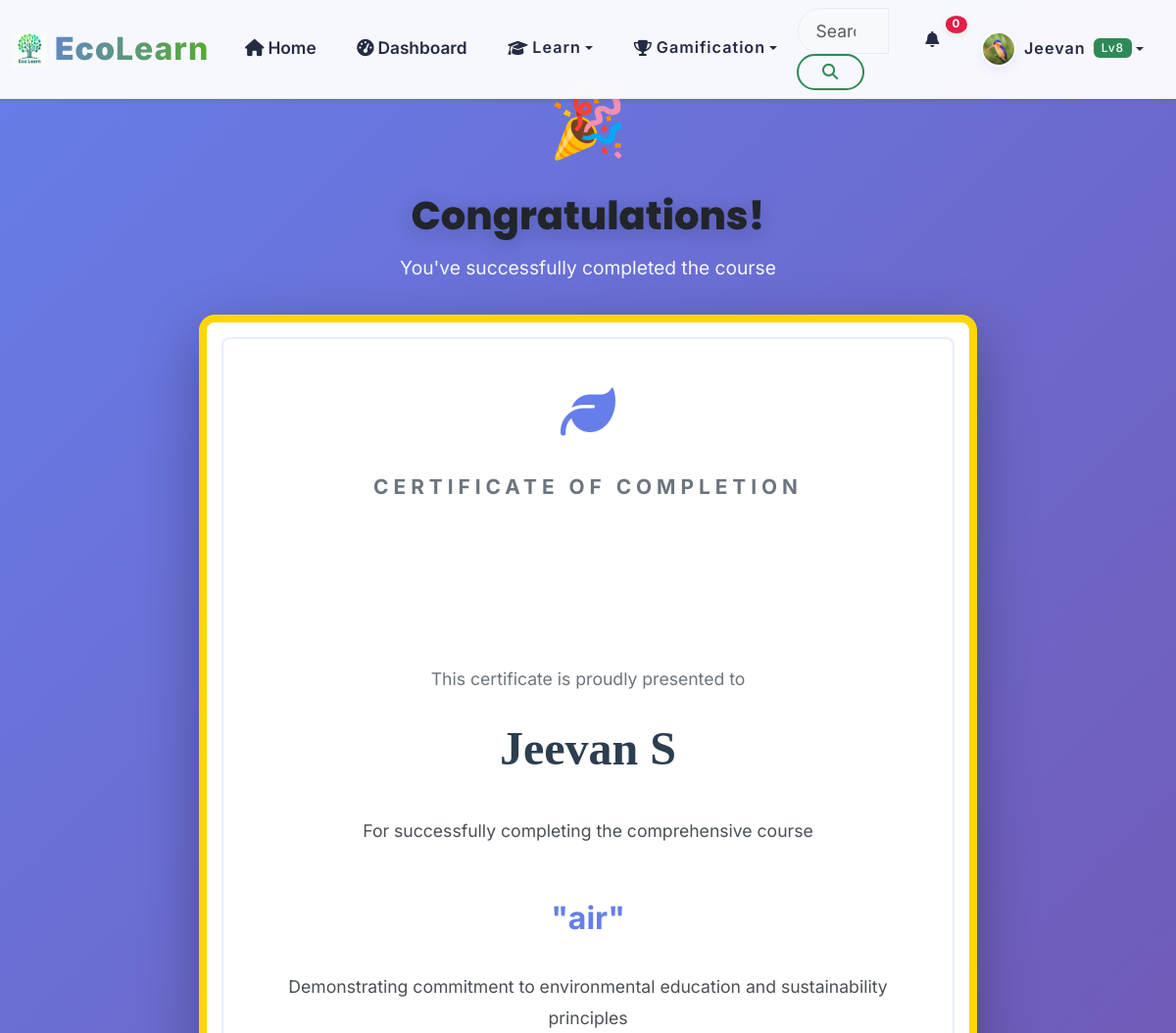
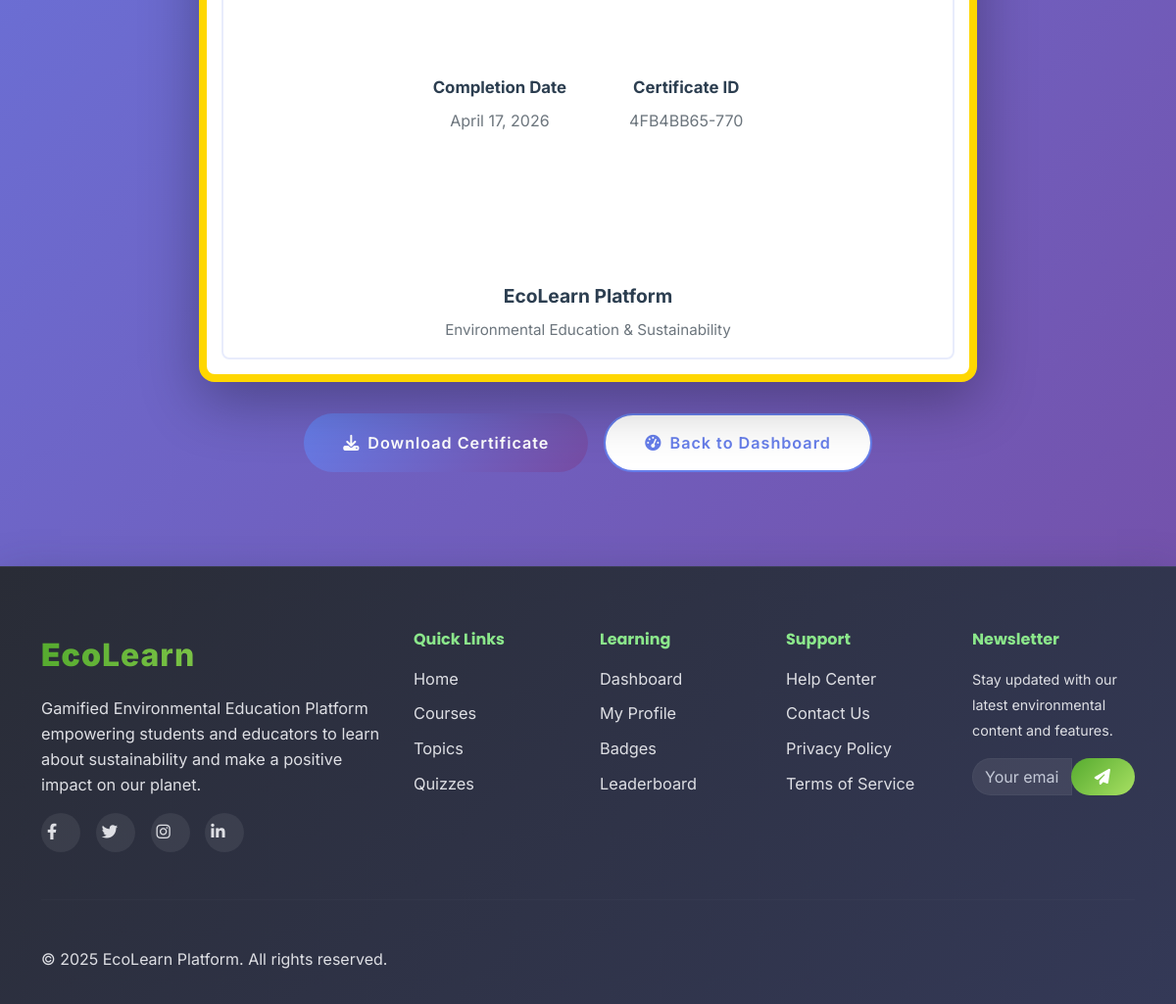
The page /course/air/certificate/ (signed in) on the database its author committed (2 pictures, top to bottom).
### apps/accounts/models.py (models this page shows, shortened)
class User(AbstractUser):
    email = models.EmailField(unique=True)
    first_name = models.CharField(max_length=30)
    last_name = models.CharField(max_length=30)
    USER_TYPES = (
        ('student', 'Student'),
        ('teacher', 'Teacher'),
        ('admin', 'Administrator'),
    )
    user_type = models.CharField(max_length=20, choices=USER_TYPES, default='student')
    institution = models.CharField(max_length=100, blank=True)
    grade_level = models.CharField(max_length=20, blank=True)
    student_id = models.CharField(max_length=100, blank=True)  # NEW
    avatar = models.ImageField(upload_to='avatars/', blank=True, null=True)
    bio = models.TextField(max_length=500, blank=True)
    date_of_birth = models.DateField(blank=True, null=True)
    phone = models.CharField(max_length=20, blank=True)  # NEW
    total_points = models.IntegerField(default=0)
    level = models.IntegerField(default=1)
    experience_points = models.IntegerField(default=0)
    last_login_streak = models.IntegerField(default=0)
    total_lessons_completed = models.IntegerField(default=0)
    total_quizzes_taken = models.IntegerField(default=0)
    preferred_language = models.CharField(max_length=10, default='en')
    notifications_enabled = models.BooleanField(default=True)
    email_notifications = models.BooleanField(default=False)
    show_on_leaderboard = models.BooleanField(default=True)
    learning_style = models.CharField(max_length=50, blank=True)
    created_at = models.DateTimeField(auto_now_add=True)
    updated_at = models.DateTimeField(auto_now=True)
    is_verified = models.BooleanField(default=False)
    USERNAME_FIELD = 'email'
    REQUIRED_FIELDS = ['username', 'first_name', 'last_name']
    class Meta:
        db_table = 'users'
        verbose_name = 'User'
        verbose_name_plural = 'Users'

### apps/core/models.py (models this page shows, shortened)
class Course(models.Model):
    title = models.CharField(max_length=200)
    slug = models.SlugField(unique=True, blank=True)
    description = models.TextField()
    duration = models.PositiveIntegerField(help_text="Duration in minutes")
    completion_points = models.PositiveIntegerField(default=150, help_text="Points awarded for completing this course")
    thumbnail = models.ImageField(upload_to='course_thumbnails/', blank=True, null=True)
    topic = models.ForeignKey(Topic, on_delete=models.CASCADE, related_name='courses', null=True, blank=True)
    created_at = models.DateTimeField(auto_now_add=True)
    class Meta:
        ordering = ['-created_at']

class Certificate(models.Model):
    user = models.ForeignKey(User, on_delete=models.CASCADE, related_name='certificates')
    course = models.ForeignKey(Course, on_delete=models.CASCADE)
    issued_at = models.DateTimeField(auto_now_add=True)
    certificate_id = models.CharField(max_length=50, unique=True)
    class Meta:
        ordering = ['-issued_at']

### apps/core/views.py (the view)
# urls.py: path('course/<slug:slug>/certificate/', views.course_certificate, name='course_certificate'),  # For course details
@login_required
def course_certificate(request, slug):
    course = get_object_or_404(Course, slug=slug)
    certificate = get_object_or_404(Certificate, user=request.user, course=course)
    context = {
        'course': course,
        'certificate': certificate,
    }
    return render(request, 'core/certificate.html', context)

### apps/accounts/context_processors.py (called while the page is built)
def user_gamification(request):
    if request.user.is_authenticated:
        if getattr(request.user, 'user_type', None) != 'student':
            return {
                'user_level': 0,
                'user_points': 0,
                'user_badges': 0,
            }
        try:
            progress = UserProgress.objects.get(user=request.user)
            level = progress.get_level()
            points = progress.total_points
            badges = request.user.earned_badges.count() if hasattr(request.user, 'earned_badges') else 0
        except UserProgress.DoesNotExist:
            level = 1
            points = 0
            badges = 0
    else:
        level = 0
        points = 0
        badges = 0
    return {
        'user_level': level,
        'user_points': points,
        'user_badges': badges,
    }

### apps/gamification/models.py (called while the page is built)
    def get_level(self):
        pts = self.total_points
        for i, threshold in enumerate(self.LEVEL_THRESHOLDS):
            if pts < threshold:
                return i
        return len(self.LEVEL_THRESHOLDS)

### templates/core/certificate.html (shortened to what this page needs)
{% extends 'base.html' %}
{% load static %}
{% block body_class %}certificate-page{% endblock %}
{% block content %}
<div class="certificate-wrapper">
    <div>
        <div class="celebration-header">
            <div class="celebration-icon">🎉</div>
            <h1 class="celebration-title">Congratulations!</h1>
            <p class="celebration-subtitle">You've successfully completed the course</p>
        </div>
        <div class="certificate-card">
            <div class="certificate-header">
                <div class="certificate-logo">
                    <i class="fas fa-leaf"></i>
                </div>
                <div class="certificate-type">Certificate of Completion</div>
            </div>
            <div class="certificate-body">
                <div class="certificate-recipient">This certificate is proudly presented to</div>
                <div class="certificate-name">{{ user.get_full_name|default:user.username }}</div>
                <div class="certificate-text">
                    For successfully completing the comprehensive course
                </div>
                <div class="certificate-course">"{{ course.title }}"</div>
                <div class="certificate-text">
                    Demonstrating commitment to environmental education and sustainability principles
                </div>
                <div class="certificate-info">
                    <div class="info-block">
                        <div class="info-label">Completion Date</div>
                        <div class="info-value">{{ certificate.issued_at|date:"F d, Y" }}</div>
                    </div>
                    {% if certificate.certificate_id %}
                    <div class="info-block">
                        <div class="info-label">Certificate ID</div>
                        <div class="info-value">{{ certificate.certificate_id }}</div>
                    </div>
                    {% endif %}
                </div>
            </div>
            <div class="certificate-footer">
                <div class="platform-name">EcoLearn Platform</div>
                <div class="platform-tagline">Environmental Education & Sustainability</div>
            </div>
        </div>
        <div class="action-buttons">
            <button class="btn btn-action btn-download" onclick="window.print()">
                <i class="fas fa-download me-2"></i>Download Certificate
            </button>
            <a href="{% url 'core:dashboard' %}" class="btn btn-action btn-dashboard">
                <i class="fas fa-tachometer-alt me-2"></i>Back to Dashboard
            </a>
        </div>
    </div>
</div>
{% endblock %}

### templates/components/navigation.html (shortened to what this page needs)
{% load static %}
<nav class="navbar navbar-expand-lg navbar-light bg-white shadow-sm fixed-top">
    <div class="container-fluid">
        <a class="navbar-brand d-flex align-items-center" href="{% url 'core:home' %}">
            <img src="{% static 'images/Logos.png' %}" alt="EEP Logo" class="navbar-logo me-2" style="height: 32px;">
            <span class="brand-text"><strong class="text-primary">Eco</strong><span class="text-success">Learn</span></span>
        </a>
        <div class="collapse navbar-collapse" id="navbarNav">
            <ul class="navbar-nav me-auto">
                <li class="nav-item">
                    <a class="nav-link {% if request.resolver_match.url_name == 'home' %}active{% endif %}" href="{% url 'core:home' %}">
                        <i class="fas fa-home me-1"></i>Home
                    </a>
                </li>
                {% if user.is_authenticated %}
                    {% if user.user_type != 'teacher' %}
                    <li class="nav-item">
                        <a class="nav-link {% if request.resolver_match.url_name == 'dashboard' %}active{% endif %}" href="{% url 'core:dashboard' %}">
                            <i class="fas fa-tachometer-alt me-1"></i>Dashboard
                        </a>
                    </li>
                    {% endif %}
                {% endif %}
                 {% if user.user_type != 'teacher' %}
                <li class="nav-item dropdown">
                    <button class="nav-link dropdown-toggle btn btn-link border-0 bg-transparent" type="button" data-bs-toggle="dropdown">
                        <i class="fas fa-graduation-cap me-1"></i>Learn
                    </button>
                </li>
                {% endif %}
                {% if user.is_authenticated %}
                <li class="nav-item dropdown">
                    <button class="nav-link dropdown-toggle btn btn-link border-0 bg-transparent" type="button" data-bs-toggle="dropdown">
                        <i class="fas fa-trophy me-1"></i>Gamification
                    </button>
                </li>
                {% endif %}
            </ul>
            <form class="d-flex me-3" role="search">
                <div class="input-group">
                    <input class="form-control search-input" type="search" placeholder="Search courses, topics..." aria-label="Search" id="globalSearch">
                    <button class="btn btn-outline-primary" type="submit">
                        <i class="fas fa-search"></i>
                    </button>
                </div>
            </form>
            <ul class="navbar-nav">
                {% if user.is_authenticated %}
                    <li class="nav-item dropdown">
                        <button class="nav-link notification-toggle btn btn-link border-0 bg-transparent" type="button" data-bs-toggle="dropdown">
                            <i class="fas fa-bell"></i>
                            <span class="notification-badge" id="notificationCount">0</span>
                        </button>
                    </li>
                    <li class="nav-item dropdown">
                        <button class="nav-link dropdown-toggle user-menu btn btn-link border-0 bg-transparent" type="button" data-bs-toggle="dropdown">
                            <img src="{% if user.avatar %}{{ user.avatar.url }}{% else %}{% static 'images/avatars/default.png' %}{% endif %}" alt="Profile" class="user-avatar me-2">
                            <span class="user-name">{{ user.first_name }}</span>
                            <span class="user-level badge bg-primary ms-2">Lv{{ user_level }}</span>
                        </button>
                    </li>
                {% endif %}
            </ul>
        </div>
    </div>
</nav>

### static/css/base.css (style rules this page uses)
:root { --primary-color: #2E8B57; --primary-light: #3CB371; --primary-dark: #228B22; --secondary-color: #20B2AA; --accent-color: #32CD32; --success-color: #28a745; --info-color: #17a2b8; --warning-color: #ffc107; --danger-color: #dc3545; --white: #ffffff; --gray-50: #f8f9fa; --gray-100: #e9ecef; --gray-200: #dee2e6; --gray-300: #ced4da; --gray-400: #adb5bd; --gray-500: #6c757d; --gray-600: #495057; --gray-700: #343a40; --gray-800: #212529; --gray-900: #000000; --font-primary: 'Inter', -apple-system, BlinkMacSystemFont, sans-serif; --font-heading: 'Poppins', sans-serif; --spacing-xs: 0.25rem; --spacing-sm: 0.5rem; --spacing-md: 1rem; --spacing-lg: 1.5rem; --spacing-xl: 2rem; --spacing-2xl: 3rem; --radius-sm: 0.25rem; --radius-md: 0.375rem; --radius-lg: 0.5rem; --radius-xl: 0.75rem; --radius-2xl: 1rem; --radius-full: 9999px; --shadow-sm: 0 1px 2px 0 rgba(0, 0, 0, 0.05); --shadow-md: 0 4px 6px -1px rgba(0, 0, 0, 0.1); --shadow-lg: 0 10px 15px -3px rgba(0, 0, 0, 0.1); --shadow-xl: 0 20px 25px -5px rgba(0, 0, 0, 0.1); --transition-fast: 150ms ease-in-out; --transition-normal: 300ms ease-in-out; --transition-slow: 500ms ease-in-out; }
* { box-sizing: border-box; }
body { font-family: var(--font-primary); font-size: 1rem; line-height: 1.6; color: var(--gray-700); background-color: #f5f7fa; -webkit-font-smoothing: antialiased; -moz-osx-font-smoothing: grayscale; }
h1, h2, h3, h4, h5, h6 { font-family: var(--font-heading); font-weight: 600; line-height: 1.3; color: var(--gray-800); margin-bottom: var(--spacing-md); }
p { margin-bottom: var(--spacing-md); }
a { color: var(--primary-color); text-decoration: none; transition: color var(--transition-fast); }
.navbar { backdrop-filter: blur(10px); background-color: rgba(255, 255, 255, 0.95) !important; border-bottom: 1px solid var(--gray-200); transition: all var(--transition-normal); }
.navbar-brand { font-weight: 700; font-size: 1.25rem; }
.navbar-logo { height: 32px; width: auto; }
.nav-link { font-weight: 500; padding: var(--spacing-sm) var(--spacing-md) !important; border-radius: var(--radius-md); transition: all var(--transition-fast); }
.user-avatar { width: 32px; height: 32px; border-radius: var(--radius-full); object-fit: cover; border: 2px solid var(--white); }
.user-menu { display: flex; align-items: center; padding: var(--spacing-xs) var(--spacing-md); border-radius: var(--radius-lg); transition: all var(--transition-fast); }
.notification-toggle { position: relative; }
.notification-badge { position: absolute; top: -2px; right: -2px; background-color: var(--danger-color); color: var(--white); font-size: 0.75rem; font-weight: 600; padding: 2px 6px; border-radius: var(--radius-full); min-width: 18px; height: 18px; display: flex; align-items: center; justify-content: center; }
.search-input { min-width: 250px; border-radius: var(--radius-lg); border: 1px solid var(--gray-300); padding: var(--spacing-sm) var(--spacing-md); transition: all var(--transition-fast); }
.btn { font-weight: 500; border-radius: var(--radius-md); padding: var(--spacing-sm) var(--spacing-lg); transition: all var(--transition-fast); border: none; cursor: pointer; display: inline-flex; align-items: center; justify-content: center; text-decoration: none; }
.btn-outline-primary { border: 2px solid var(--primary-color); color: var(--primary-color); background: transparent; }
.badge { font-weight: 500; padding: 4px 8px; border-radius: var(--radius-md); font-size: 0.75rem; }
.text-primary { color: var(--primary-color) !important; }
.text-success { color: var(--success-color) !important; }
.bg-primary { background-color: var(--primary-color) !important; }

### rows shown on the page
User: avatar (picture), first_name "Jeevan", get_full_name "Jeevan S"
Course: title "air"
Certificate: issued_at "April 17, 2026", certificate_id "4FB4BB65-770"

### other values the page prints
{{ user_level }} "8"
